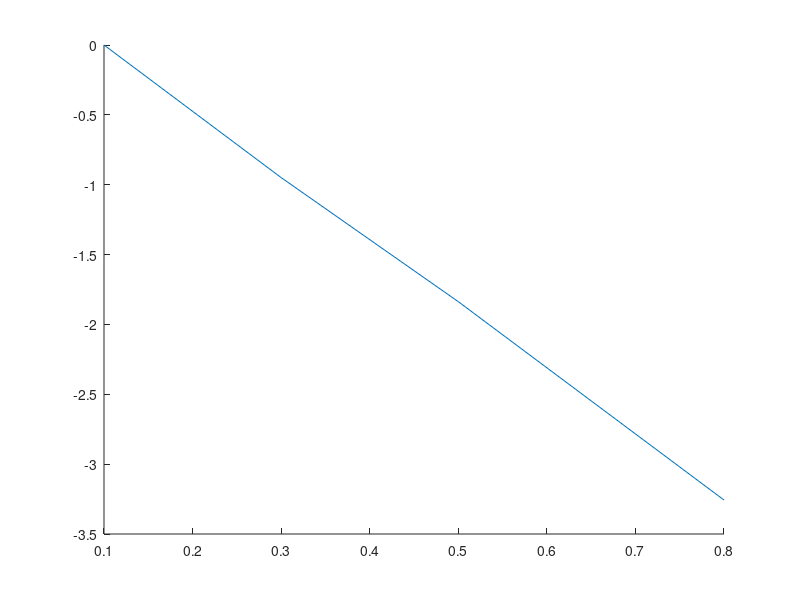

Recreate this plot in MATLAB. (Note: this script raises an error after producing the figure.)
clc
clear
close all

% pre allocation
data = struct;

% pre definition
x_al = [0.1, 0.3, 0.5, 0.8, 1.0, 2.0, 3.0, 4.0, 8.0, 16.0]; % in mm
x_pb = [1.0, 2.0, 3.0, 4.0, 6.0, 8.0, 10.0, 15.0, 20.0, 30.0];  % in mm
t_al = ones(size(x_al));
t_pb = ones(size(x_pb));
t_al(:) = 60;    % in s
t_pb(:) = 120;  % in s
tau_0 = 230;    % in µs
y = log(1/50);
rho_al = 2.7;   % in g/cm^3
rho_pb = 11.34; % in g/cm^3

% insert their values here
N_al = [15290, 6140, 2562, 624, 549, 490, 506, 495, 410, 362];
N_pb = [1228, 1024, 919, 937, 663, 588, 468, 340, 245, 117];

% 1a) n_mess & n_korr Aluminium
n_mess_al = zeros(size(N_al));
n_korr_al = zeros(size(N_al));
for N = 1:size(N_al, 2)
    n_mess_al(N) = N_al(N) / t_al(N);
    n_korr_al(N) = (N_al(N) / t_al(N)) / (1 - ((N_al(N) / t_al(N)) * tau_0 * 10^(-6)));
end

% ln(n_i/n_1) Aluminium
ln_nin1_al = zeros(size(N_al));
for N = 1:size(N_al, 2)
    ln_nin1_al(N) = log(n_korr_al(N) / n_korr_al(1));
end

n1 = n_korr_al(1);

% 1b) plot 
fig_al = figure(1);
hold on


% Regressionsgerade
x1 = x_al(1:4);
x2 = x_al(5:end);
y1 = ln_nin1_al(1:4);
y2 = ln_nin1_al(5:end);

p1 = polyfit(x1, y1, 1);
f1 = polyval(p1, x1);
p2 = polyfit(x2, y2, 1);
f2 = polyval(p2, x2);


al_1 = plot(x1, y1);
al_1.Marker = "o";
al_1.MarkerEdgeColor = "blue";
al_1.MarkerFaceColor = "blue";
al_1.LineStyle = "none";
al_1_reg = plot(x1, f1);
al_1_reg.Color = "blue";
al_2 = plot(x2, y2);
al_2.Marker = "o";
al_2.MarkerEdgeColor = "red";
al_2.MarkerFaceColor = "red";
al_2.LineStyle = "none";
al_2_reg = plot(x2, f2);
al_2_reg.Color = "red";

xlabel("x [mm]")
ylabel("ln(ni/n1)")
hold off

m1 = p1(1);
y0_1 = p1(2);
m2 = p2(1);
y0_2 = p2(2);

% 1c) Interpolation to find d_beta,max
d_betamax = (y - y0_1) / m1;

% 1d) mu/rho
mu_al = -m2 * 10;
mu_rho = mu_al/rho_al;

% 2 Nachweiswahrscheinlichkeit
n_gamma_max = exp(y0_2) * n1;
n_ges = exp(y0_1) * n1;
n_beta_max = n_ges - n_gamma_max;

p_nachweis = n_gamma_max / n_beta_max;

data.x_al = x_al;
data.t_al = t_al;
data.N_al = N_al;
data.n_mess_al = n_mess_al;
data.n_korr_al = n_korr_al;
data.ln_nin1_al = ln_nin1_al;
data.n1_al = n1;
data.reg1_al = [m1, y0_1];
data.reg2_al = [m2, y0_2];
data.n_gamma_max_al = n_gamma_max;
data.n_beta_max_al = n_beta_max;
data.d_betamax_al = d_betamax;
data.Massenschwaechungskoeffizient_al = mu_rho;
data.Schwaechungskoeffizient_al = mu_al;
data.p_nachweis = p_nachweis;
data.tau_0 = tau_0;

% 3) Pb
% 3a) 
y = log(1/2);

n_mess_pb = zeros(size(N_pb));
n_korr_pb = zeros(size(N_pb));
for N = 1:size(N_pb, 2)
    n_mess_pb(N) = N_pb(N) / t_pb(N);
    n_korr_pb(N) = (N_pb(N) / t_pb(N)) / (1 - ((N_pb(N) / t_pb(N)) * tau_0 * 10^(-6)));
end

% ln(n_i/n_1) Aluminium
ln_nin1_pb = zeros(size(N_pb));
for N = 1:size(N_pb, 2)
    ln_nin1_pb(N) = log(n_mess_pb(N) / n_mess_pb(1));
end

n1 = n_mess_pb(1);

% plot 
fig_pb = figure(2);
hold on

p_pb = polyfit(x_pb, ln_nin1_pb, 1);
f_pb = polyval(p_pb, x_pb);


% Regressionsgerade
pb_plot = plot(x_pb, ln_nin1_pb);
pb_plot.Marker = "o";
pb_plot.MarkerEdgeColor = "blue";
pb_plot.MarkerFaceColor = "blue";
pb_plot.LineStyle = "none";

pb_plot_reg = plot(x_pb, f_pb);
pb_plot_reg.Color = "blue";

xlabel("x [mm]")
ylabel("ln(ni/n1)")

m1 = p_pb(1);
y0_1 = p_pb(2);

% 3 b) Halbwertsdicke
d_half_pb = (y - y0_1) / m1;

% 3c) Schwächungskoeffizient
mu_pb = -m1 * 10;
mu_rho = mu_pb/rho_pb;

data.x_pb = x_pb;
data.t_pb = t_pb;
data.N_pb = N_pb;
data.n_mess_pb = n_mess_pb;
data.n_korr_pb = n_korr_pb;
data.ln_nin1_pb = ln_nin1_pb;
data.n1_pb = n1;
data.reg1_pb = [m1, y0_1];
data.d_half_pb = d_half_pb;
data.Massenschwaechungskoeffizient_pb = mu_rho;
data.Schwaechungskoeffizient_pb = mu_pb;


to_save = true;
if to_save
    prompt = ("Insert Filename: ");
    savename = input(prompt);
    save(strcat(char('G:\Meine Ablage\Master\Physik\Abgegebene Protokolle\Praktikum SoSe 25\'), ...
                        char(savename), '.mat'), '-struct', 'data')
end
